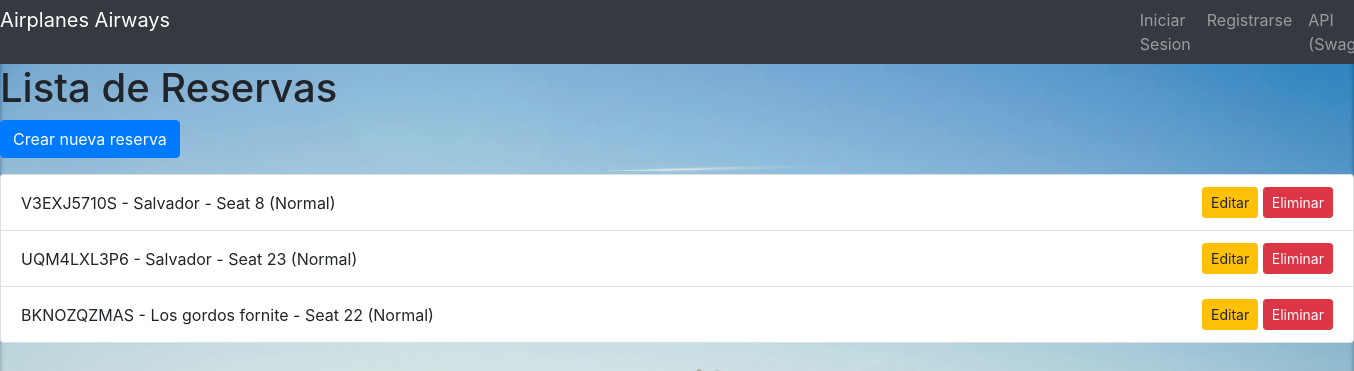
/reservations/, run on an earlier commit of the app's database.
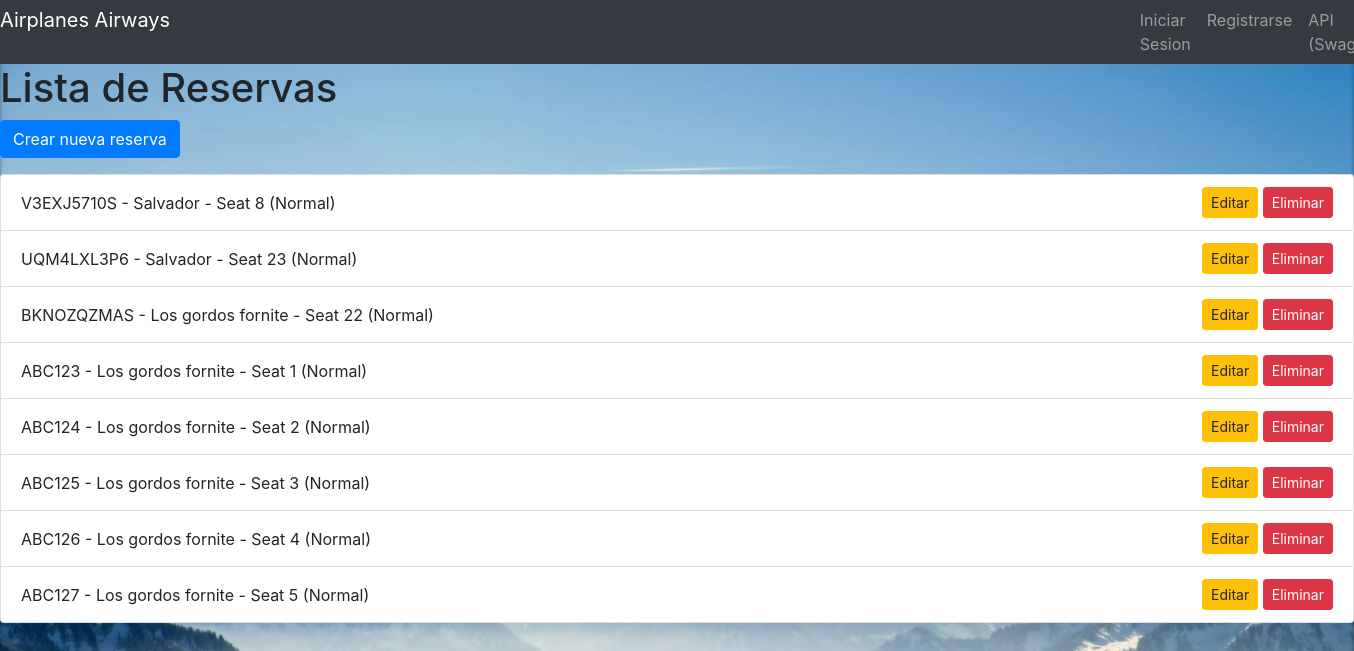
And on a later commit of the database.
### apps/reservations/models.py (models this page shows, shortened)
class Reservation(models.Model):
    flight_id = models.ForeignKey(
        Flight,
        on_delete=models.CASCADE
    )
    passenger_id = models.ForeignKey(
        Passenger,
        on_delete=models.CASCADE
    )
    seating_id = models.OneToOneField(
        Seating,
        on_delete=models.CASCADE
    )
    state = models.CharField(max_length=20, default='Reserved')
    reservation_date = models.DateTimeField(auto_now_add=True)
    price = models.DecimalField(max_digits=20, decimal_places=2)
    reservation_code = models.CharField(max_length=10, unique=True)

### apps/passengers/models.py (models this page shows, shortened)
class Passenger(models.Model):
    name = models.CharField(max_length=100)
    document = models.CharField(max_length=20, unique=True)
    email = models.EmailField()
    phone = models.CharField(max_length=20)
    date_birth = models.DateField()
    document_type = models.CharField(max_length=50, choices=DOCUMENT_TYPE_CHOICES)

### apps/airplanes/models.py (models this page shows)
class Seating(models.Model):
    airplane_id = models.ForeignKey(
        Airplane,
        on_delete=models.CASCADE,
        related_name='seatings',
    )
    number = models.IntegerField()
    row = models.IntegerField()
    column = models.IntegerField()
    type = models.CharField(max_length=100, choices=SEATING_TYPE_CHOICES, default='Normal')
    state = models.BooleanField(default=False)
    def __str__(self):
        return f"Seat {self.number} ({self.type})"

### apps/reservations/views.py (the view)
# urls.py: path('', ReservationListView.as_view(), name='list'),
class ReservationListView(ListView):
    model = Reservation
    template_name = "reservations/list.html"
    context_object_name = "reservations"

### apps/reservations/templates/reservations/list.html
{% extends 'base.html' %}
{% block content %}
<h1>Lista de Reservas</h1>
<a href="{% url 'create' %}" class="btn btn-primary mb-3">
    Crear nueva reserva
</a>
<ul class="list-group">
    {% for reservation in reservations %}
        <li class="list-group-item d-flex justify-content-between align-items-center">
            <span>
                {{ reservation.reservation_code }} - {{ reservation.passenger_id.name }} - {{ reservation.seating_id }}
            </span>
            <span>
                <a href="{% url 'update' reservation.id %}" class="btn btn-sm btn-warning">
                    Editar
                </a>
                <a href="{% url 'delete' reservation.id %}" class="btn btn-sm btn-danger">
                    Eliminar
                </a>
            </span>
        </li>
    {% empty %}
        <li class="list-group-item">No hay reservas</li>
    {% endfor %}
</ul>
{% endblock %}

### apps/home/templates/base.html (shortened to what this page needs)
<!DOCTYPE html>
<html lang="en">
  <head>
    {% load static %}
    <link
      rel="stylesheet"
      href="https://stackpath.bootstrapcdn.com/bootstrap/4.3.1/css/bootstrap.min.css"
    />
  </head>
  <body>
    <nav class="nav bar navbar-expand-lg navbar-dark bg-dark row">
      <a class="navbar-brand col-4" href="{% url 'index' %}"
        >Airplanes Airways</a
      >
      <div class="collapse navbar-collapse row col-8" id="navbarNav">
        {% if user.is_authenticated %}
        <ul class="navbar-nav col-8">
          <li class="nav-item">
            <a class="nav-link {% block activeHome %}{% endblock %}" href="{% url 'index' %}">Home</a>
          </li>
          <li class="nav-item {% block activeAirplane %} {% endblock %}">
            <a class="nav-link" href="{% url 'airplane_list' %}"
              >Airplanes<span class="sr-only">(current)</span></a
            >
          </li>
          <li class="nav-item">
            <a class="nav-link {% block activeFlight %}{% endblock %}" href="{% url 'flight_list' %}">Flights</a>
          </li>
          <li class="nav-item">
            <a class="nav-link {% block activePassenger %}{% endblock %}" href="{% url 'passengerList' %}">Passengers</a>
          </li>
          <li class="nav-item">
            <a class="nav-link {% block activerReservation %}{% endblock %}" href="{% url 'list' %}">Reservations</a>
          </li>
        </ul>
        <ul class="navbar-nav col-4">
          <li class="nav-item">
            <a class="nav-link" href="/api/docs/" target="_blank">API (Swagger)</a>
          </li>
          <li class="nav-item">
            <a class="nav-link" href="/api/redoc/" target="_blank">API (ReDoc)</a>
          </li>
          <li class="nav-item">
            <a href="{% url 'logout' %}" class="nav-link">Logout</a>
          </li>
        </ul>
        {% else %}
        <ul class="navbar-nav col-3">
          <li class="nav-item">
            <a href="{% url 'login' %}" class="nav-link">Iniciar Sesion</a>
          </li>
          <li class="nav-item">
            <a href="{% url 'register' %}" class="nav-link">Registrarse</a>
          </li>
          <li class="nav-item">
            <a class="nav-link" href="/api/docs/" target="_blank">API (Swagger)</a>
          </li>
        </ul>
        {% endif %}
      </div>
    </nav>
    {% block content %} {% endblock %}
  </body>
</html>

What changed in the data, as far as the page shows it:
added Reservation: reservation_code "ABC123", passenger_id.name "Los gordos fornite", seating_id "Seat 1 (Normal)"
added Reservation: reservation_code "ABC124", passenger_id.name "Los gordos fornite", seating_id "Seat 2 (Normal)"
added Reservation: reservation_code "ABC125", passenger_id.name "Los gordos fornite", seating_id "Seat 3 (Normal)"
added Reservation: reservation_code "ABC126", passenger_id.name "Los gordos fornite", seating_id "Seat 4 (Normal)"
added Reservation: reservation_code "ABC127", passenger_id.name "Los gordos fornite", seating_id "Seat 5 (Normal)"
